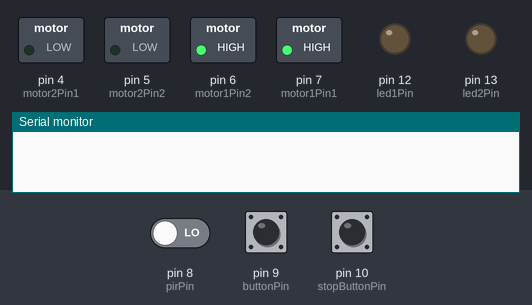
A sketch run on a simulated Arduino Uno, built with avr-gcc and run on an emulated ATmega328P. Parts: switched loads named in the sketch (green lamp = pin HIGH), output pins drawn as LEDs (lit = HIGH), the last lines printed to the serial monitor. Dashed ring = blinking. The test bench sets the inputs (shaded band); at power-on: pin 8 (pirPin) LOW, pin 9 (buttonPin) LOW, pin 10 (stopButtonPin) LOW.

Above: at 1.2 s.
1.3 s: pin 8 (pirPin) driven HIGH
At 2.5 s:
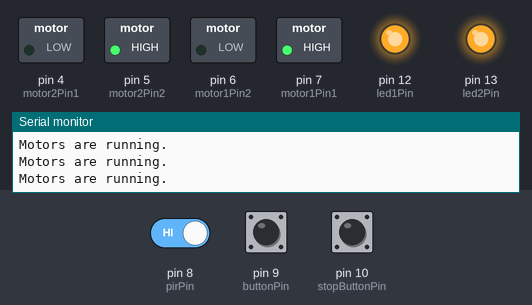
2.8 s: pin 9 (buttonPin) pulled HIGH for 1 s
At 3.44 s:
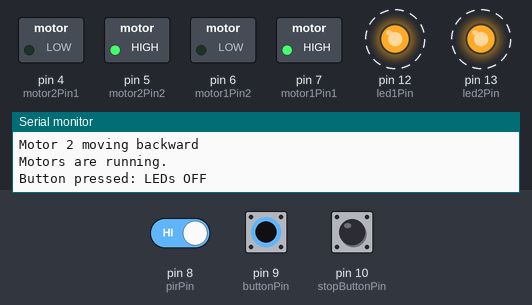
5.8 s: pin 10 (stopButtonPin) pulled HIGH for 0.15 s
At 7.2 s:
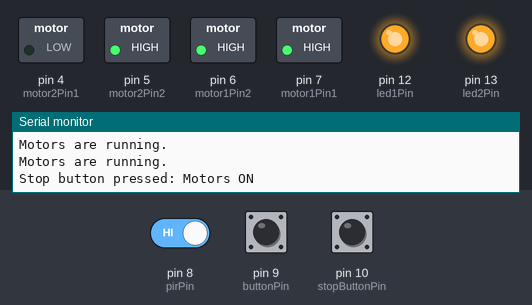
Timing chart, 0 to 8.8 s (numbered marks = the images above; inputs shaded):
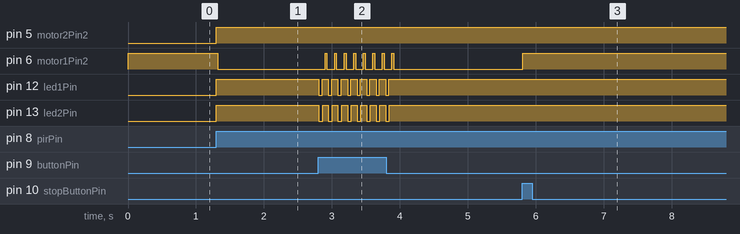

Measured:
- after the input at 1.3 s, pin 5 (motor2Pin2), pin 12 (led1Pin), pin 13 (led2Pin): LOW → HIGH at once; pin 6 (motor1Pin2): HIGH → LOW at once
- after the input at 2.8 s, pin 6 (motor1Pin2): alternates HIGH for 0.03 s and LOW for 0.11 s, 16 changes in all, then stays LOW, starting after 0.10 s; pin 12 (led1Pin): alternates HIGH for 0.09 s and LOW for 0.05 s, 16 changes in all, then stays HIGH, starting at once
- after the input at 5.8 s, pin 6 (motor1Pin2): LOW → HIGH at once

The sketch:

MoreFINALE.ino
```cpp
// Define motor control pins
#define motor1Pin1  7 // IN1
#define motor1Pin2  6 // IN2
const int motor2Pin1 = 4; // IN3
const int motor2Pin2 = 5; // IN
const int enableA = 6;     // ENA
const int enableB = 7;     // ENB

// Define LED pins
const int led1Pin = 12; // LED 1 (Use a different pin for the LED)
const int led2Pin = 13; // LED 2 (Use a different pin for the LED)


// Define PIR sensor pin
const int pirPin = 8; // PIR sensor output pin

// Define button pins
const int buttonPin = 9; // Button to manually turn off LEDs
const int stopButtonPin = 10; // Button to stop the motors

// Variables to store button states
int buttonState = 0;
int stopButtonState = 0;

// Flag to track LED and motor states
bool ledsOn = false;
bool motorsRunning = false; // Motors are not running by default

void setup() {
  // Start the Serial communication
  Serial.begin(9600);

  // Set motor control pins as outputs
  pinMode(motor1Pin1, OUTPUT);
  pinMode(motor1Pin2, OUTPUT);
  pinMode(motor2Pin1, OUTPUT);
  pinMode(motor2Pin2, OUTPUT);
  pinMode(enableA, OUTPUT);
  pinMode(enableB, OUTPUT);

  // Set LED pins as outputs
  pinMode(led1Pin, OUTPUT);
  pinMode(led2Pin, OUTPUT);

  // Set PIR sensor pin as input
  pinMode(pirPin, INPUT);

  // Set button pins as input
  pinMode(buttonPin, INPUT);
  pinMode(stopButtonPin, INPUT);

  // Enable motors
  digitalWrite(enableA, HIGH);
  digitalWrite(enableB, HIGH);
}

void loop() {
  // Read the PIR sensor
  int pirState = digitalRead(pirPin);

  // Check if the button is pressed to turn off LEDs
  buttonState = digitalRead(buttonPin);

  // Check if the stop button is pressed to stop the motors
  stopButtonState = digitalRead(stopButtonPin);

  // If the stop button is pressed, stop the motors
  if (stopButtonState == HIGH && motorsRunning) {
    // Stop the motors
    digitalWrite(motor1Pin1, HIGH);
    digitalWrite(motor1Pin2, HIGH);

    motorsRunning = false;
    Serial.println("Stop button pressed: Motors ON");
    delay(2000);
  }

  // If the button is pressed, turn off the LEDs
  if (buttonState == HIGH && ledsOn) {
    digitalWrite(led1Pin, LOW);
    digitalWrite(led2Pin, LOW);
    ledsOn = false;  // Update LED status to off
    Serial.println("Button pressed: LEDs OFF");
  }

  // If motion is detected and LEDs are not already on
  if (pirState == HIGH && !ledsOn) {
    Serial.println("Motion detected!");

    // Turn on LED 1
    digitalWrite(led1Pin, HIGH);
    Serial.println("LED 1 ON");

    // Turn off LED 2
    digitalWrite(led2Pin, HIGH);
    Serial.println("LED 2 OFF");

    // Start moving Motor 1 forward
    digitalWrite(motor1Pin1, HIGH);
    digitalWrite(motor1Pin2, LOW);
    Serial.println("Motor 1 moving forward");


    // Start moving Motor 2 backward
    digitalWrite(motor1Pin2, HIGH);
    digitalWrite(motor2Pin2, HIGH);
    Serial.println("Motor 2 moving backward");

    motorsRunning = true; // Motors are now running
    ledsOn = true; // LEDs are on
  }

  // If no motion detected, keep LEDs on if they've been turned on
  if (pirState == LOW && ledsOn) {
    Serial.println("No motion detected, but LEDs are still ON.");
    delay(40000);
  }

  // Motors keep running if the stop button is not pressed
  if (motorsRunning) {
    digitalWrite(motor1Pin1, HIGH);
    digitalWrite(motor1Pin2, LOW);
    digitalWrite(motor2Pin1, LOW);
    digitalWrite(motor2Pin2, HIGH);
    Serial.println("Motors are running.");
  }
}
```
